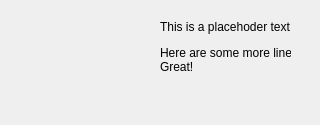
<?xml version="1.0" encoding="UTF-8"?>
<ui version="4.0">
 <class>Dialog</class>
 <widget class="QDialog" name="Dialog">
  <property name="geometry">
   <rect>
    <x>0</x>
    <y>0</y>
    <width>320</width>
    <height>125</height>
   </rect>
  </property>
  <property name="windowTitle">
   <string>About</string>
  </property>
  <property name="windowIcon">
   <iconset>
    <normaloff>pic/256x256_WhiteLogo.png</normaloff>pic/256x256_WhiteLogo.png</iconset>
  </property>
  <widget class="QLabel" name="label">
   <property name="geometry">
    <rect>
     <x>-10</x>
     <y>-20</y>
     <width>171</width>
     <height>171</height>
    </rect>
   </property>
   <property name="text">
    <string/>
   </property>
   <property name="pixmap">
    <pixmap>pic/256x256_LogovsText.png</pixmap>
   </property>
   <property name="scaledContents">
    <bool>true</bool>
   </property>
  </widget>
  <widget class="QLabel" name="label_2">
   <property name="geometry">
    <rect>
     <x>160</x>
     <y>20</y>
     <width>131</width>
     <height>51</height>
    </rect>
   </property>
   <property name="text">
    <string>&lt;html&gt;&lt;head/&gt;&lt;body&gt;&lt;p&gt;This is a placehoder text&lt;/p&gt;&lt;p&gt;Here are some more lines&lt;br/&gt;Great!&lt;/p&gt;&lt;/body&gt;&lt;/html&gt;</string>
   </property>
  </widget>
 </widget>
 <resources/>
 <connections/>
</ui>
